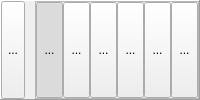
           <widget class="QFrame" name="toolsHeader">
            <property name="minimumSize">
             <size>
              <width>0</width>
              <height>100</height>
             </size>
            </property>
            <property name="frameShape">
             <enum>QFrame::Panel</enum>
            </property>
            <property name="frameShadow">
             <enum>QFrame::Raised</enum>
            </property>
            <layout class="QHBoxLayout" name="horizontalLayout_5">
             <property name="spacing">
              <number>10</number>
             </property>
             <property name="leftMargin">
              <number>0</number>
             </property>
             <property name="topMargin">
              <number>0</number>
             </property>
             <property name="rightMargin">
              <number>0</number>
             </property>
             <property name="bottomMargin">
              <number>0</number>
             </property>
             <item alignment="Qt::AlignLeft">
              <widget class="QToolButton" name="menuButton">
               <property name="sizePolicy">
                <sizepolicy hsizetype="MinimumExpanding" vsizetype="MinimumExpanding">
                 <horstretch>0</horstretch>
                 <verstretch>0</verstretch>
                </sizepolicy>
               </property>
               <property name="text">
                <string>...</string>
               </property>
               <property name="icon">
                <iconset resource="Icons.qrc">
                 <normaloff>:/icons/Icons/align-left.svg</normaloff>:/icons/Icons/align-left.svg</iconset>
               </property>
               <property name="iconSize">
                <size>
                 <width>32</width>
                 <height>32</height>
                </size>
               </property>
              </widget>
             </item>
             <item>
              <widget class="QFrame" name="Tools">
               <property name="sizePolicy">
                <sizepolicy hsizetype="Expanding" vsizetype="Expanding">
                 <horstretch>0</horstretch>
                 <verstretch>0</verstretch>
                </sizepolicy>
               </property>
               <property name="frameShape">
                <enum>QFrame::StyledPanel</enum>
               </property>
               <property name="frameShadow">
                <enum>QFrame::Raised</enum>
               </property>
               <layout class="QHBoxLayout" name="horizontalLayout_6">
                <property name="spacing">
                 <number>0</number>
                </property>
                <property name="leftMargin">
                 <number>0</number>
                </property>
                <property name="topMargin">
                 <number>0</number>
                </property>
                <property name="rightMargin">
                 <number>0</number>
                </property>
                <property name="bottomMargin">
                 <number>0</number>
                </property>
                <item>
                 <widget class="QToolButton" name="penButton">
                  <property name="sizePolicy">
                   <sizepolicy hsizetype="Expanding" vsizetype="Expanding">
                    <horstretch>0</horstretch>
                    <verstretch>0</verstretch>
                   </sizepolicy>
                  </property>
                  <property name="text">
                   <string>...</string>
                  </property>
                  <property name="icon">
                   <iconset resource="Icons.qrc">
                    <normaloff>:/icons/Icons/Pen.png</normaloff>:/icons/Icons/Pen.png</iconset>
                  </property>
                  <property name="iconSize">
                   <size>
                    <width>64</width>
                    <height>64</height>
                   </size>
                  </property>
                  <property name="checkable">
                   <bool>true</bool>
                  </property>
                  <property name="checked">
                   <bool>true</bool>
                  </property>
                 </widget>
                </item>
                <item>
                 <widget class="QToolButton" name="eraserButton">
                  <property name="sizePolicy">
                   <sizepolicy hsizetype="Expanding" vsizetype="Expanding">
                    <horstretch>0</horstretch>
                    <verstretch>0</verstretch>
                   </sizepolicy>
                  </property>
                  <property name="text">
                   <string>...</string>
                  </property>
                  <property name="icon">
                   <iconset resource="Icons.qrc">
                    <normaloff>:/icons/Icons/Eraser.png</normaloff>:/icons/Icons/Eraser.png</iconset>
                  </property>
                  <property name="iconSize">
                   <size>
                    <width>64</width>
                    <height>64</height>
                   </size>
                  </property>
                  <property name="checkable">
                   <bool>true</bool>
                  </property>
                 </widget>
                </item>
                <item>
                 <widget class="QToolButton" name="shapesButton">
                  <property name="sizePolicy">
                   <sizepolicy hsizetype="Expanding" vsizetype="Expanding">
                    <horstretch>0</horstretch>
                    <verstretch>0</verstretch>
                   </sizepolicy>
                  </property>
                  <property name="text">
                   <string>...</string>
                  </property>
                  <property name="icon">
                   <iconset resource="Icons.qrc">
                    <normaloff>:/icons/Icons/Shapes.png</normaloff>:/icons/Icons/Shapes.png</iconset>
                  </property>
                  <property name="iconSize">
                   <size>
                    <width>64</width>
                    <height>64</height>
                   </size>
                  </property>
                  <property name="checkable">
                   <bool>true</bool>
                  </property>
                 </widget>
                </item>
                <item>
                 <widget class="QToolButton" name="textButton">
                  <property name="sizePolicy">
                   <sizepolicy hsizetype="Expanding" vsizetype="Expanding">
                    <horstretch>0</horstretch>
                    <verstretch>0</verstretch>
                   </sizepolicy>
                  </property>
                  <property name="text">
                   <string>...</string>
                  </property>
                  <property name="icon">
                   <iconset resource="Icons.qrc">
                    <normaloff>:/icons/Icons/Text.png</normaloff>:/icons/Icons/Text.png</iconset>
                  </property>
                  <property name="iconSize">
                   <size>
                    <width>64</width>
                    <height>64</height>
                   </size>
                  </property>
                  <property name="checkable">
                   <bool>true</bool>
                  </property>
                 </widget>
                </item>
                <item>
                 <widget class="QToolButton" name="laserButton">
                  <property name="sizePolicy">
                   <sizepolicy hsizetype="Expanding" vsizetype="Expanding">
                    <horstretch>0</horstretch>
                    <verstretch>0</verstretch>
                   </sizepolicy>
                  </property>
                  <property name="text">
                   <string>...</string>
                  </property>
                  <property name="icon">
                   <iconset resource="Icons.qrc">
                    <normaloff>:/icons/Icons/Laser.png</normaloff>:/icons/Icons/Laser.png</iconset>
                  </property>
                  <property name="iconSize">
                   <size>
                    <width>64</width>
                    <height>64</height>
                   </size>
                  </property>
                  <property name="checkable">
                   <bool>true</bool>
                  </property>
                 </widget>
                </item>
                <item>
                 <widget class="QToolButton" name="broadcastButton">
                  <property name="sizePolicy">
                   <sizepolicy hsizetype="Expanding" vsizetype="Expanding">
                    <horstretch>0</horstretch>
                    <verstretch>0</verstretch>
                   </sizepolicy>
                  </property>
                  <property name="text">
                   <string>...</string>
                  </property>
                  <property name="icon">
                   <iconset resource="Icons.qrc">
                    <normaloff>:/icons/Icons/video.svg</normaloff>:/icons/Icons/video.svg</iconset>
                  </property>
                  <property name="iconSize">
                   <size>
                    <width>64</width>
                    <height>64</height>
                   </size>
                  </property>
                  <property name="checkable">
                   <bool>false</bool>
                  </property>
                 </widget>
                </item>
               </layout>
              </widget>
             </item>
            </layout>
           </widget>
